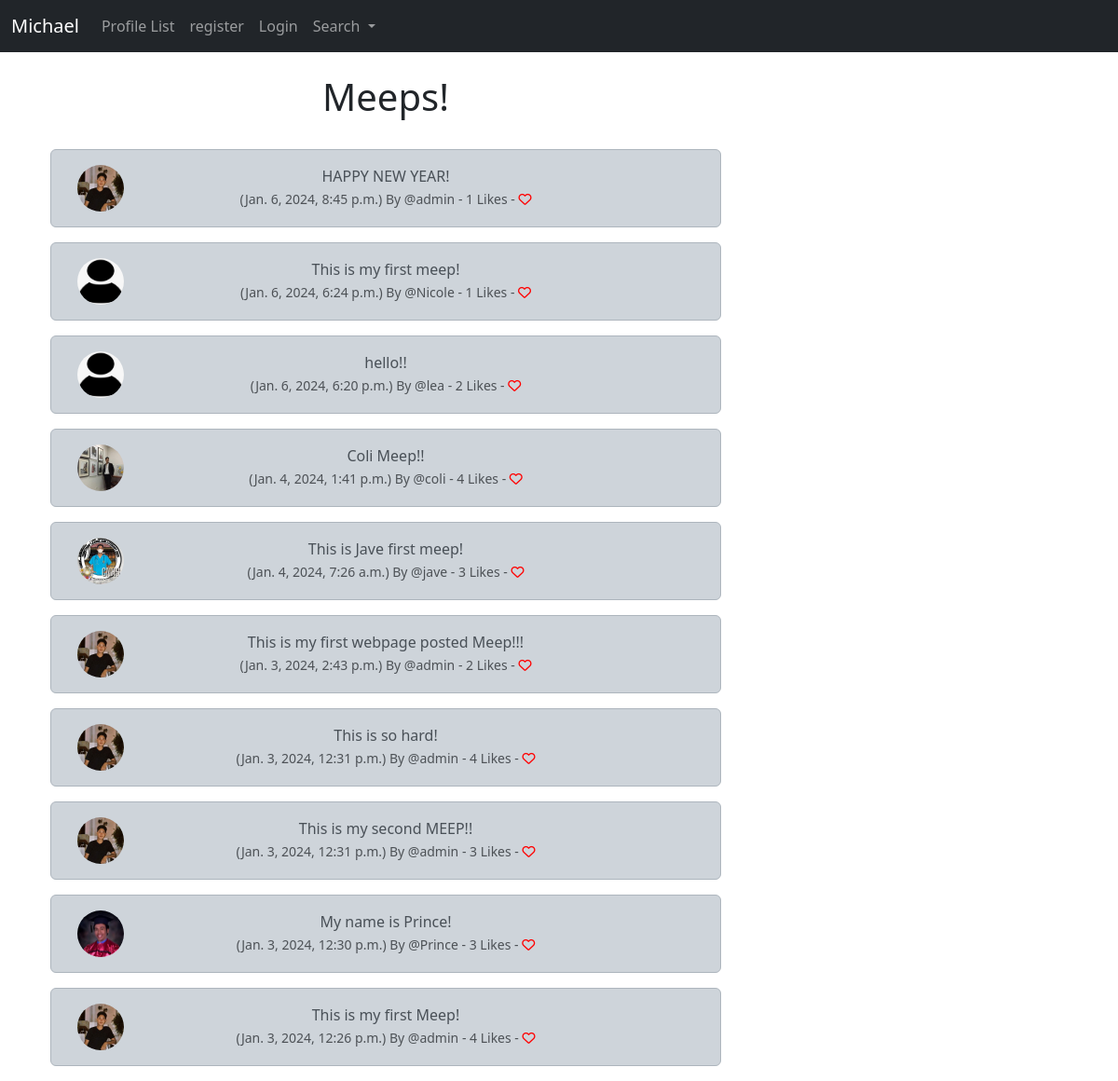
The page / on the database its author committed.
### michael/models.py (models this page shows, shortened)
class Meep(models.Model):
    user = models.ForeignKey(
        User, related_name="meeps",
        on_delete=models.DO_NOTHING
    )
    body = models.CharField(max_length=200)
    created_at = models.DateTimeField(auto_now_add=True)
    likes = models.ManyToManyField(User, related_name="meep_like", blank=True)
    def number_of_likes(self):
        return self.likes.count()

class Profile(models.Model):
    user = models.OneToOneField(User, on_delete=models.CASCADE)
    follows = models.ManyToManyField('self',
        related_name="followed_by",
        symmetrical=False,
        blank=True)
    date_modified = models.DateTimeField(auto_now=True)
    profile_image = models.ImageField(null=True, blank=True, upload_to="images/")
    profile_bio = models.CharField(null=True, blank=True, max_length=500)
    homepage_link = models.CharField(null=True, blank=True, max_length=100)
    facebook_link = models.CharField(null=True, blank=True, max_length=100)
    instagram_link = models.CharField(null=True, blank=True, max_length=100)
    linkedin_link = models.CharField(null=True, blank=True, max_length=100)

### michael/views.py (the view)
# urls.py: path('', views.home, name="home"),
def home(request):
    if request.user.is_authenticated:
        form = MeepForm(request.POST or None)
        if request.user.is_authenticated:
            if form.is_valid():
                meep = form.save(commit=False)
                meep.user = request.user
                meep.save()
                messages.success(request, ("Your Meeps Has Been Posted"))
                return redirect('home')
        meeps = Meep.objects.all().order_by("-created_at")
        return render(request, 'home.html', {"meeps": meeps, "form":form})
    else:
        meeps = Meep.objects.all().order_by("-created_at")
        return render(request, 'home.html', {"meeps":meeps})

### michael/templates/home.html (shortened to what this page needs)
{% extends 'base.html' %}
{% load static %}
{% block content %}
    <div class="container text-center">
        <div class="row">
            <div class=col-8>
    <h1>Meeps!</h1>
<br/>
<div class="posts" id="scroll-element">
    {% include 'show_meeps.html' with posts=posts %}
</div>
</div>
<div class="col-4">
               <br/><br/><br/>
</div>
{% endblock %}

### michael/templates/show_meep.html
{% load static %}
<div class="alert alert-dark" role="alert">
<div class="container">
<div class="row">
    <div class="col-1">
        {% if meep.user.profile.profile_image %}
            <img src="{{ meep.user.profile.profile_image.url }}" width=50 height=50 class="rounded-circle" alt="{{ profile.user.username }}">
        {% else %}
            <img src="{% static 'images/avatar.png' %}" width=50 height=50 class="rounded-circle" alt="{{ profile.user.username }}">
        {% endif %}
    </div>
        <div class="col-10">
          {{ meep.body }}<br/>
          <small class="text-muted">
            ({{ meep.created_at}}) By
            @{{ meep.user.username}}
            - {{ meep.number_of_likes }} Likes -
            {% if user in meep.likes.all %}
               <a href="{% url 'meep_like' meep.id %}">
<i class="fa-solid fa-heart" style="color:red"></i></a>
            {% else %}
               <a href="{% url 'meep_like' meep.id %}">
<i class="fa fa-heart-o" style="color:red"></i></a>
            {% endif %}
          </small>
        </div><br/><br/>
            </div>
        </div>
    </div>

### rows shown on the page
Meep: user.profile.profile_image (picture), body "HAPPY NEW YEAR!", created_at "Jan. 6, 2024, 8:45 p.m.", user.username "admin", number_of_likes "1"
Meep: body "This is my first meep!", created_at "Jan. 6, 2024, 6:24 p.m.", user.username "Nicole", number_of_likes "1"
Meep: body "hello!!", created_at "Jan. 6, 2024, 6:20 p.m.", user.username "lea", number_of_likes "2"
Meep: user.profile.profile_image (picture), body "Coli Meep!!", created_at "Jan. 4, 2024, 1:41 p.m.", user.username "coli", number_of_likes "4"
Meep: user.profile.profile_image (picture), body "This is Jave first meep!", created_at "Jan. 4, 2024, 7:26 a.m.", user.username "jave", number_of_likes "3"
Meep: user.profile.profile_image (picture), body "This is my first webpage posted Meep!!!", created_at "Jan. 3, 2024, 2:43 p.m.", user.username "admin", number_of_likes "2"
Meep: user.profile.profile_image (picture), body "This is so hard!", created_at "Jan. 3, 2024, 12:31 p.m.", user.username "admin", number_of_likes "4"
Meep: user.profile.profile_image (picture), body "This is my second MEEP!!", created_at "Jan. 3, 2024, 12:31 p.m.", user.username "admin", number_of_likes "3"
Meep: user.profile.profile_image (picture), body "My name is Prince!", created_at "Jan. 3, 2024, 12:30 p.m.", user.username "Prince", number_of_likes "3"
Meep: user.profile.profile_image (picture), body "This is my first Meep!", created_at "Jan. 3, 2024, 12:26 p.m.", user.username "admin", number_of_likes "4"
